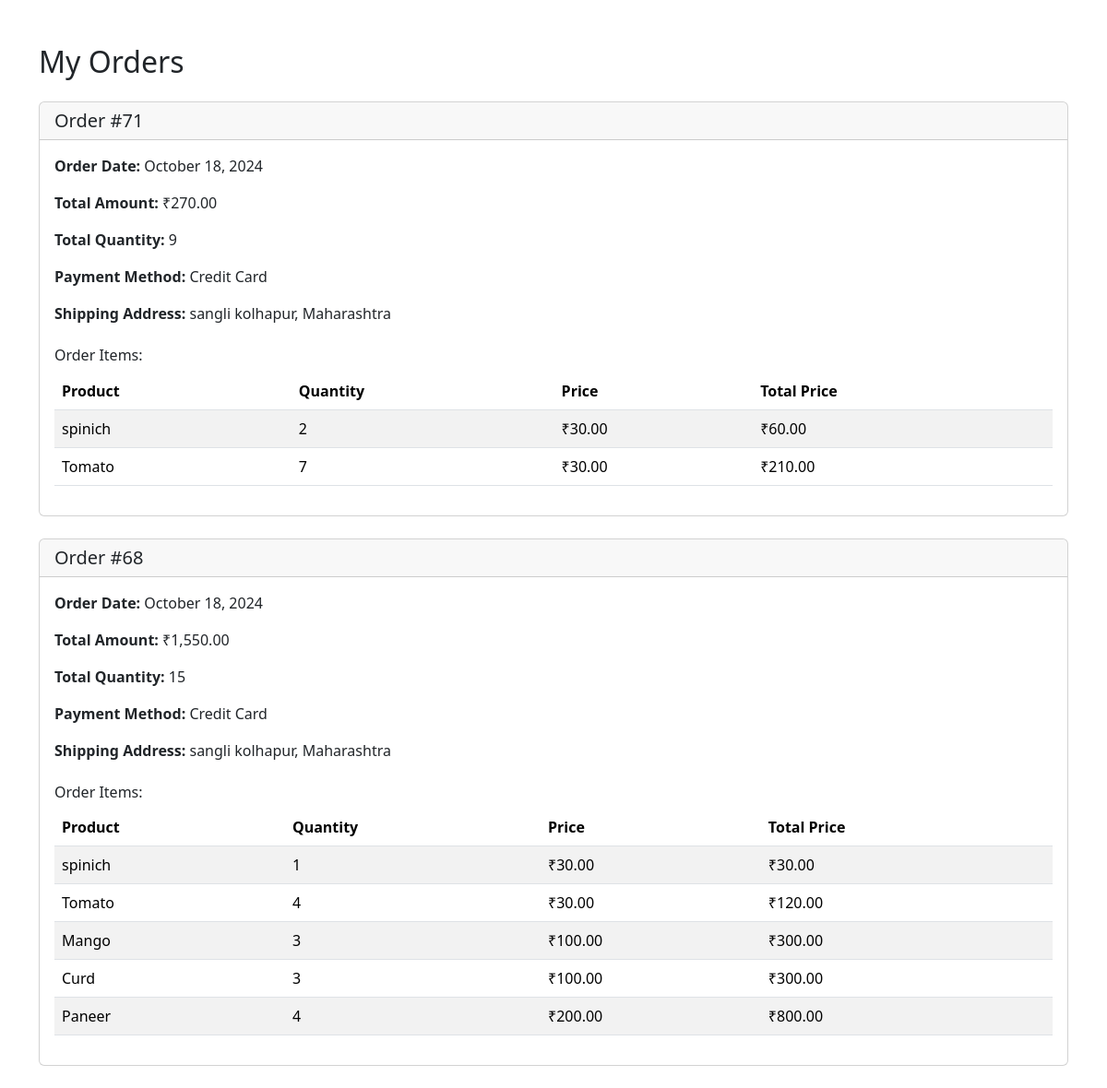
Page /my_orders.php (signed in) on the committed database.
### tables this page shows
CREATE TABLE `orders` (
  `order_id` int(11) NOT NULL,
  `user_id` int(11) NOT NULL,
  `payment_method` varchar(50) NOT NULL,
  `address` text NOT NULL,
  `created_at` datetime DEFAULT current_timestamp(),
  `total_quantity` int(11) NOT NULL DEFAULT 0,
  `total_price` decimal(10,2) NOT NULL DEFAULT 0.00
);

CREATE TABLE `states` (
  `state_id` int(11) NOT NULL,
  `state_name` varchar(100) NOT NULL
);

CREATE TABLE `order_items` (
  `id` int(11) NOT NULL,
  `order_id` int(11) NOT NULL,
  `product_id` varchar(11) NOT NULL,
  `quantity` int(11) NOT NULL,
  `price` decimal(10,2) NOT NULL,
  `total_price` decimal(10,2) NOT NULL
);

CREATE TABLE `products` (
  `id` int(11) NOT NULL,
  `pr_id` varchar(50) NOT NULL,
  `pr_name` varchar(255) NOT NULL,
  `pr_quantity` int(11) NOT NULL,
  `pr_category` varchar(30) NOT NULL,
  `pr_price` int(11) NOT NULL,
  `seller_id` int(11) NOT NULL,
  `pr_img` varchar(255) NOT NULL,
  `pr_desc` varchar(10000) NOT NULL
);

### my_orders.php (the view, shortened to what this page needs)
<?php
include('include/db_con.php');
$user_id = $_SESSION['user_id'];
$sql = "SELECT o.*, u.state, s.state_name
        FROM orders o
        JOIN users u ON o.user_id = u.id
        JOIN states s ON u.state = s.state_id
        WHERE o.user_id = ?
        ORDER BY o.created_at DESC";
$stmt = $con->prepare($sql);
if (!$stmt->bind_param("i", $user_id)) {
    die("Binding parameters failed: " . $stmt->error);
}
if (!$stmt->execute()) {
    die("Execute failed: " . $stmt->error);
}
$orders_result = $stmt->get_result();
?>
<!DOCTYPE html>
<html lang="en">
<head>
    <link href="https://cdn.jsdelivr.net/npm/bootstrap@5.3.3/dist/css/bootstrap.min.css" rel="stylesheet">
</head>
<body>
    <div class="container mt-5">
        <h2 class="mb-4">My Orders</h2>
        <?php if ($orders_result->num_rows > 0): ?>
            <?php while ($order = $orders_result->fetch_assoc()): ?>
                <div class="card mb-4">
                    <div class="card-header">
                        <h5 class="mb-0">Order #<?php echo $order['order_id']; ?></h5>
                    </div>
                    <div class="card-body">
                        <p><strong>Order Date:</strong> <?php echo date('F j, Y', strtotime($order['created_at'])); ?></p>
                        <p><strong>Total Amount:</strong> ₹<?php echo number_format($order['total_price'], 2); ?></p>
                        <p><strong>Total Quantity:</strong> <?php echo $order['total_quantity']; ?></p>
                        <p><strong>Payment Method:</strong> <?php echo $order['payment_method']; ?></p>
                        <p><strong>Shipping Address:</strong> <?php echo $order['address']; ?>, <?php echo $order['state_name']; ?></p>
                        <h6 class="mt-4">Order Items:</h6>
                        <?php
                        $items_sql = "SELECT oi.*, p.pr_name
                                      FROM order_items oi
                                      JOIN products p ON oi.product_id = p.pr_id
                                      WHERE oi.order_id = ?";
                        $items_stmt = $con->prepare($items_sql);
                        $items_stmt->bind_param("i", $order['order_id']);
                        $items_stmt->execute();
                        $items_result = $items_stmt->get_result();
                        ?>
                        <table class="table table-striped">
                            <thead>
                                <tr>
                                    <th>Product</th>
                                    <th>Quantity</th>
                                    <th>Price</th>
                                    <th>Total Price</th>
                                </tr>
                            </thead>
                            <tbody>
                                <?php while ($item = $items_result->fetch_assoc()): ?>
                                    <tr>
                                        <td><?php echo $item['pr_name']; ?></td>
                                        <td><?php echo $item['quantity']; ?></td>
                                        <td>₹<?php echo number_format($item['price'], 2); ?></td>
                                        <td>₹<?php echo number_format($item['total_price'], 2); ?></td>
                                    </tr>
                                <?php endwhile; ?>
                            </tbody>
                        </table>
                    </div>
                </div>
            <?php endwhile; ?>
        <?php else: ?>
            <p>You haven't placed any orders yet.</p>
        <?php endif; ?>
    </div>
</body>
</html>

### rows in the picture
orders: order_id "71", created_at "October 18, 2024", total_price "270.00", total_quantity "9", payment_method "Credit Card", address "sangli kolhapur", states.state_name "Maharashtra"
order_items: products.pr_name "spinich", quantity "2", price "30.00", total_price "60.00"
order_items: products.pr_name "Tomato", quantity "7", price "30.00", total_price "210.00"
orders: order_id "68", created_at "October 18, 2024", total_price "1,550.00", total_quantity "15", payment_method "Credit Card", address "sangli kolhapur", states.state_name "Maharashtra"
order_items: products.pr_name "spinich", quantity "1", price "30.00", total_price "30.00"
order_items: products.pr_name "Tomato", quantity "4", price "30.00", total_price "120.00"
order_items: products.pr_name "Mango", quantity "3", price "100.00", total_price "300.00"
order_items: products.pr_name "Curd", quantity "3", price "100.00", total_price "300.00"
order_items: products.pr_name "Paneer", quantity "4", price "200.00", total_price "800.00"
